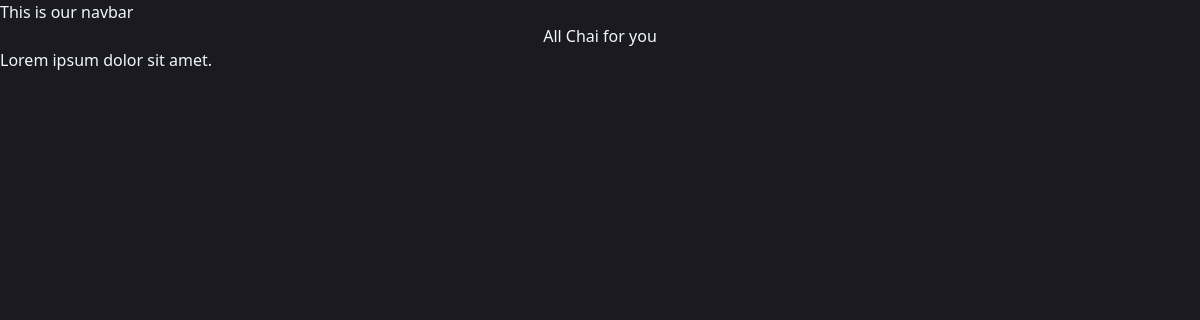
Page /app001/ on the earlier database version.
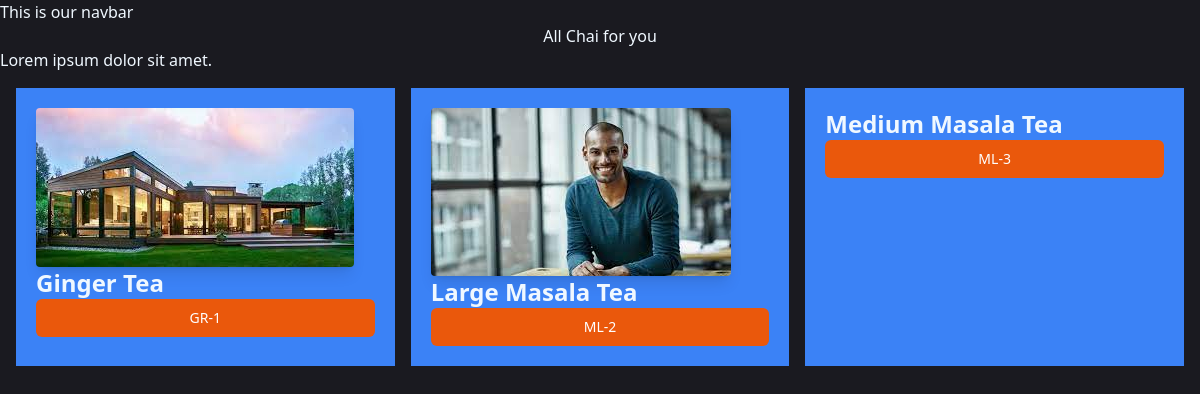
Same page on the later database version.
### app001/models.py (models this page shows, shortened)
class chaiVarity(models.Model):
    CHAI_TYPE_CHOICE = {
        ('ML', 'MASALA'),
        ('GR','GINGER'),
        ('KL','KIWI'),
        ('PL','PLAIN'),
        ('EL','ELAICHI')
    }
    name = models.CharField(max_length=50)
    image = models.ImageField(upload_to='chais/')
    date_added = models.DateTimeField(default = timezone.now)
    type = models.CharField(max_length=2, choices=CHAI_TYPE_CHOICE)
    description = models.TextField(default='')

### app001/views.py (the view)
# urls.py: path('', views.all_chai, name='all_chai'),
def all_chai(request):
    chais = chaiVarity.objects.all()
    return render(request, 'app001/indexA1.html', {'chais' : chais})

### app001/templates/app001/indexA1.html (shortened to what this page needs)
{% extends 'layout.html' %}
{% block content %}
    <h1>All Chai for you</h1>
    <p>Lorem ipsum dolor sit amet.</p>
    <div class ="grid grid-cols-3 gap-4 m-4">
        {% for chai in chais %}
        <div class="bg-blue-500 p-5">
            <img class="rounded shadow-lg" src="{{chai.image.url}}" alt="">
            <h3 class="text-2xl font-bold">{{chai.name}}</h3>
            <a href="{% url 'chai_detail' chai.id %}">
                <button type="button"
                class="inline-flex items-center w-[100%] justify-center px-4 py-2 border border-transparent text-sm font-medium rounded-md text-white bg-orange-600 hover:bg-orange-700 focus:outline-none focus:ring-2 focus:ring-offset-2 focus:ring-orange-500">
                    {{chai.type}}-{{chai.id}}
                </button>
            </a>
        </div>
        {% endfor %}
    </div>
{% endblock %}

### templates/layout.html (shortened to what this page needs)
{% load static tailwind_tags %}
{% load static %}
<!DOCTYPE html>
<html lang="en">
<head>
    <link rel="stylesheet" href="{% static 'style.css' %}">
    {% tailwind_css %}
</head>
<body>
    <nav>This is  our navbar</nav>
    {% block content %}{% endblock %}
</body>
</html>

### static/style.css (style rules this page uses)
body { background-color: rgb(26, 26, 32); color: aliceblue; }
h1 { text-align: center; font-size: 2em; }

Differences in the rows shown:
added chaiVarity: image (picture), name "Ginger Tea", type "GR", id "1"
added chaiVarity: image (picture), name "Large Masala Tea", type "ML", id "2"
added chaiVarity: name "Medium Masala Tea", type "ML", id "3"
